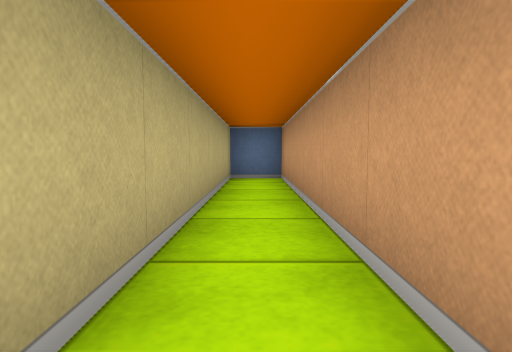
view 1 (above)

24 first-person views from a walk through a cub3D ray-caster map. The camera is about half as high as the walls, tilts 4° down and sees 75° across. The floor is counted in squares. Each view is taken from the middle of a square. On the plan, view 1 faces up. The plan holds only what a view shows up to about 9 squares ahead; the rest is blank. The place goes on beyond the plan.

view 2
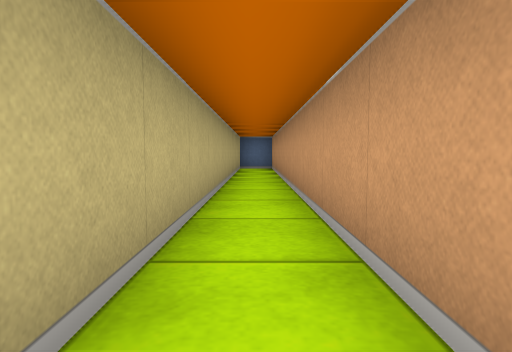

view 3
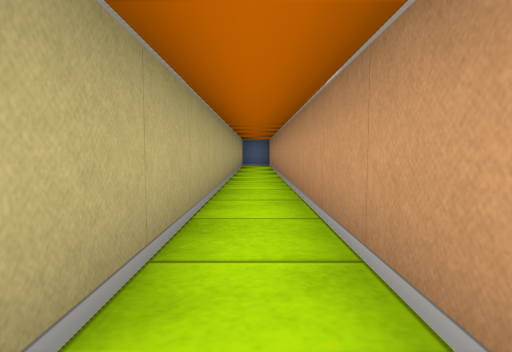

view 4
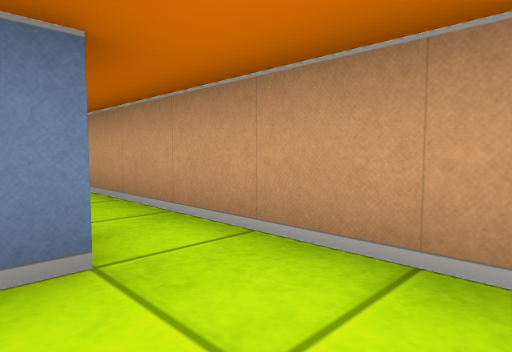

view 5
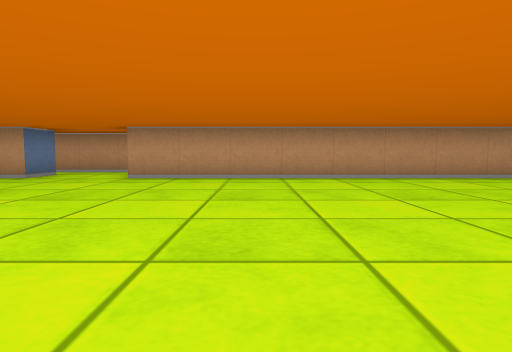

view 6
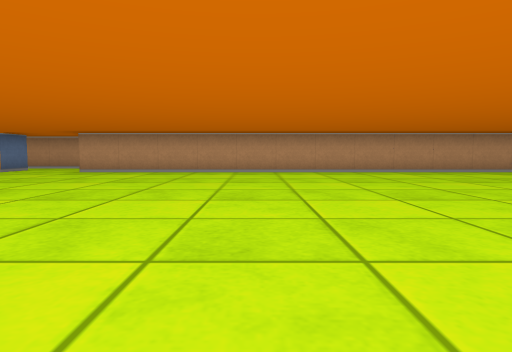

view 7
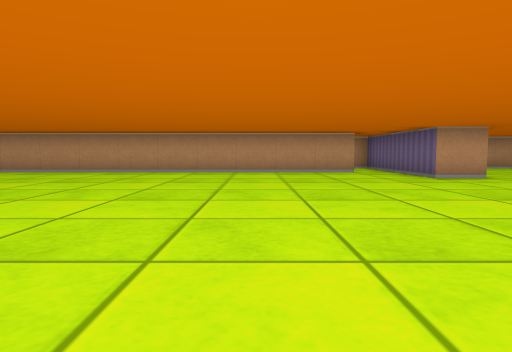

view 8
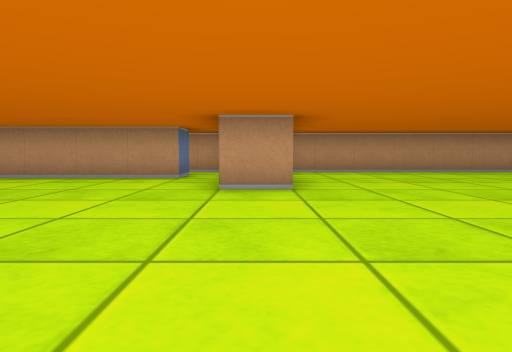

view 9
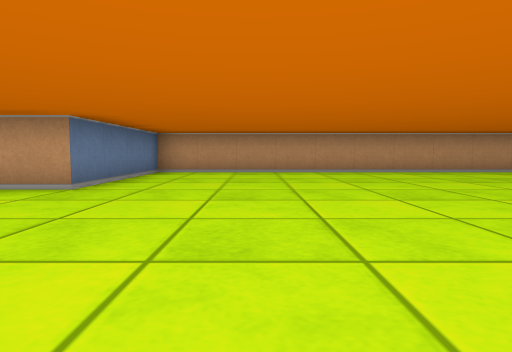

view 10
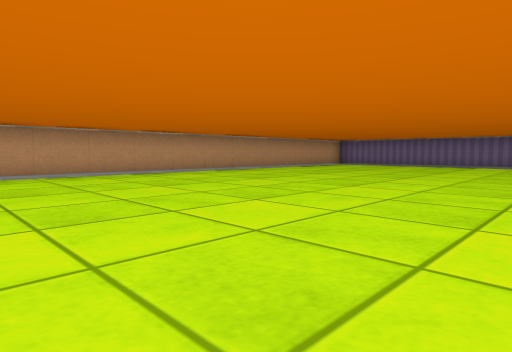

view 11
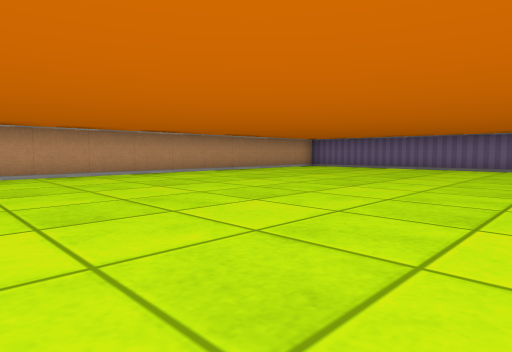

view 12
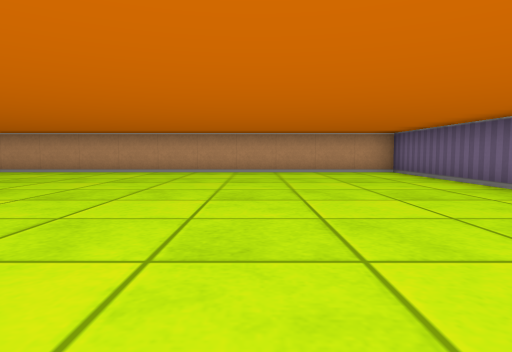

view 13
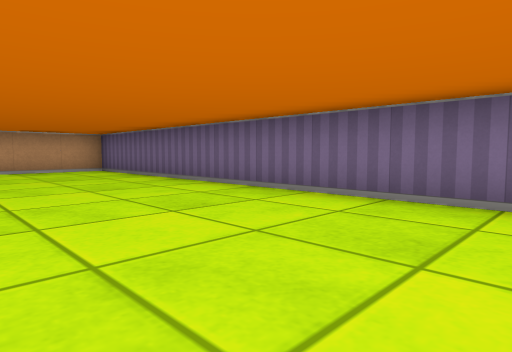

view 14
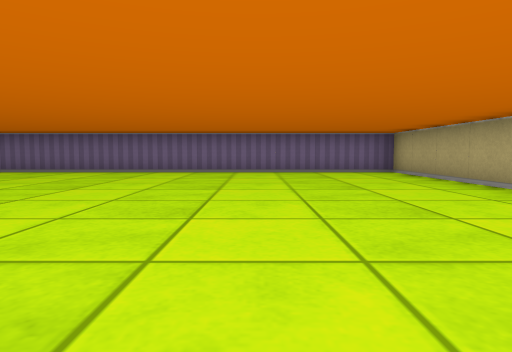

view 15
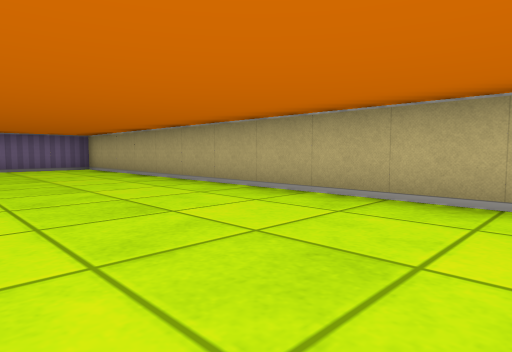

view 16
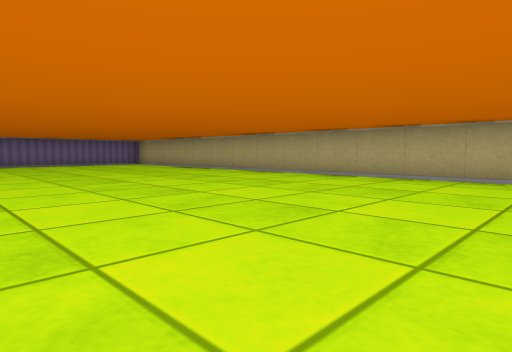

view 17
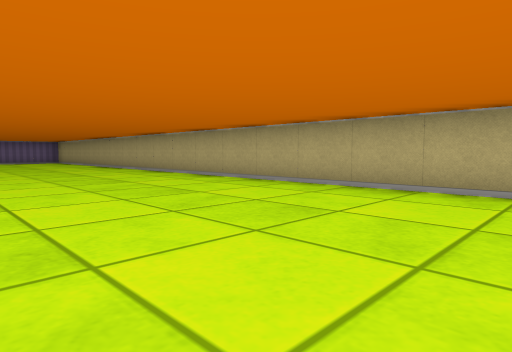

view 18
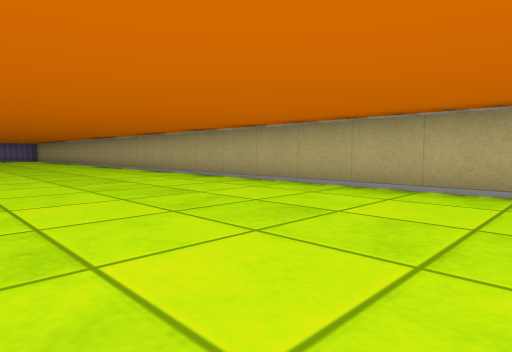

view 19
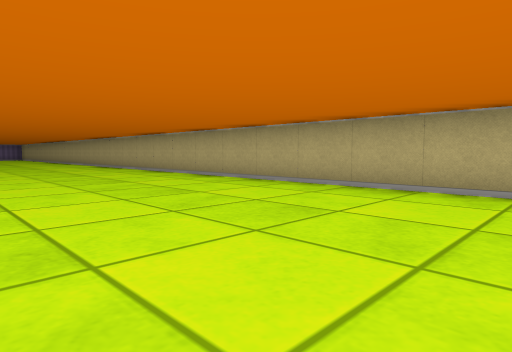

view 20
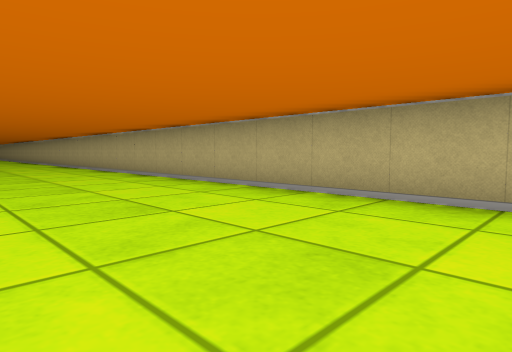

view 21
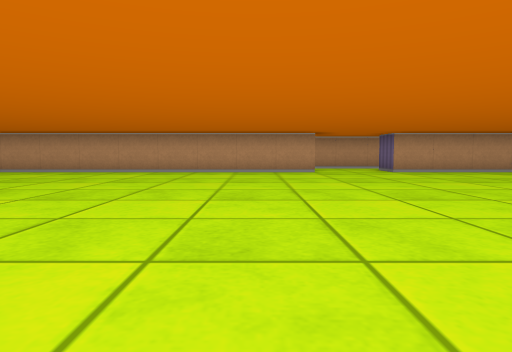

view 22
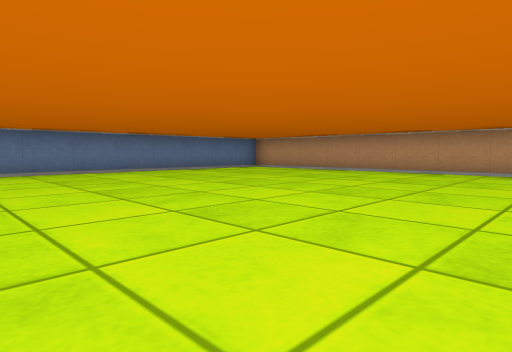

view 23
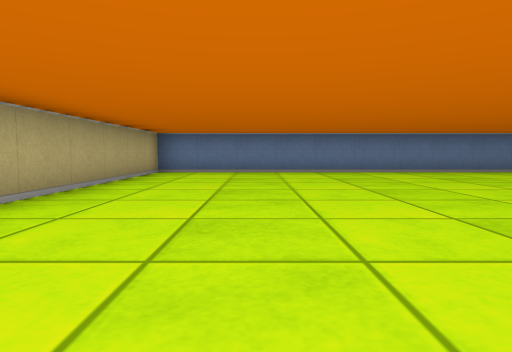

view 24
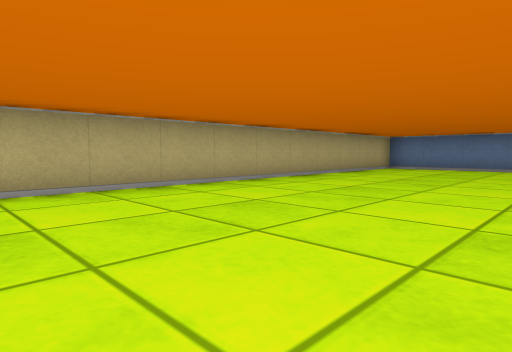

### Floor plan
Points are (right, up) in squares from view 1. A wall is a line through its corners. A room is listed if a view was taken in it or the views show most of it. See-through windows are left out.
Room 1 (views 1, 2, 3, 4)
walls: (0.5, -6.9) (0.5, 6.5) (-0.5, 6.5) (-0.5, -5.5) (-1.5, -5.5); (-1.5, -7.5) (-0.9, -7.5); (-0.5, -19.5) (-1.5, -19.5); (0.5, -20.1) (0.5, -19.2)
ways out: opening at (-1, -20) to room 2; opening at (-1, -6.5) to room 2
Room 2 (views 5, 6, 7, 8, 9, 10, 11, 12, 13, 14, 15, 16, 17, 18, 19, 20, 21, 22, 23, 24)
walls: (-1.5, -19.5) (-1.5, -7.5); (-14.5, -9.4) (-14.5, -39.5) (0.5, -39.5) (0.5, -21.5) (-3.5, -21.5) (-3.5, -20.5) (-0.9, -20.5); (-1.5, -5.5) (-1.5, 2.6); (-5.4, 6.5) (-14.5, 6.5) (-14.5, -3.5)
ways out: opening at (-1, -20) to room 1; opening at (-1, -6.5) to room 1

Positions as (right, up) in squares from view 1, and headings:
1: (0, 0), facing up
2: (0, -4), facing up
3: (0, -6), facing up
4: (-1, -7), facing up-right
5: (-8, -10), facing right
6: (-10, -12), facing right
7: (-10, -17), facing right
8: (-8, -21), facing right
9: (-8, -24), facing right
10: (-7, -27), facing down-right
11: (-7, -29), facing down-right
12: (-8, -36), facing right
13: (-9, -36), facing down-right
14: (-11, -31), facing down
15: (-11, -29), facing down-left
16: (-8, -26), facing down-left
17: (-10, -22), facing down-left
18: (-10, -18), facing down-left
19: (-10, -14), facing down-left
20: (-11, -9), facing down-left
21: (-10, -4), facing right
22: (-10, -2), facing up-right
23: (-12, -2), facing up
24: (-10, -4), facing up-left
